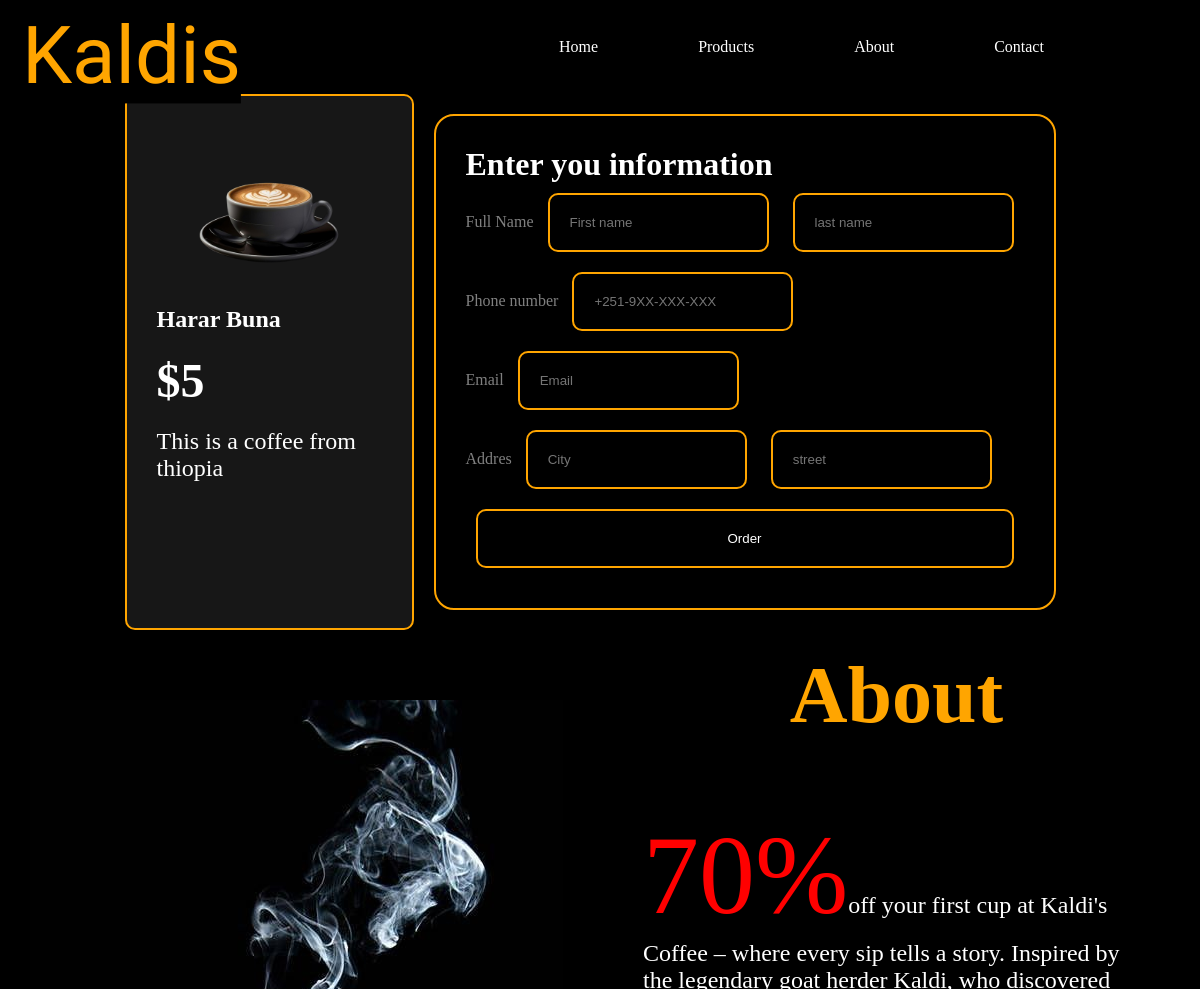
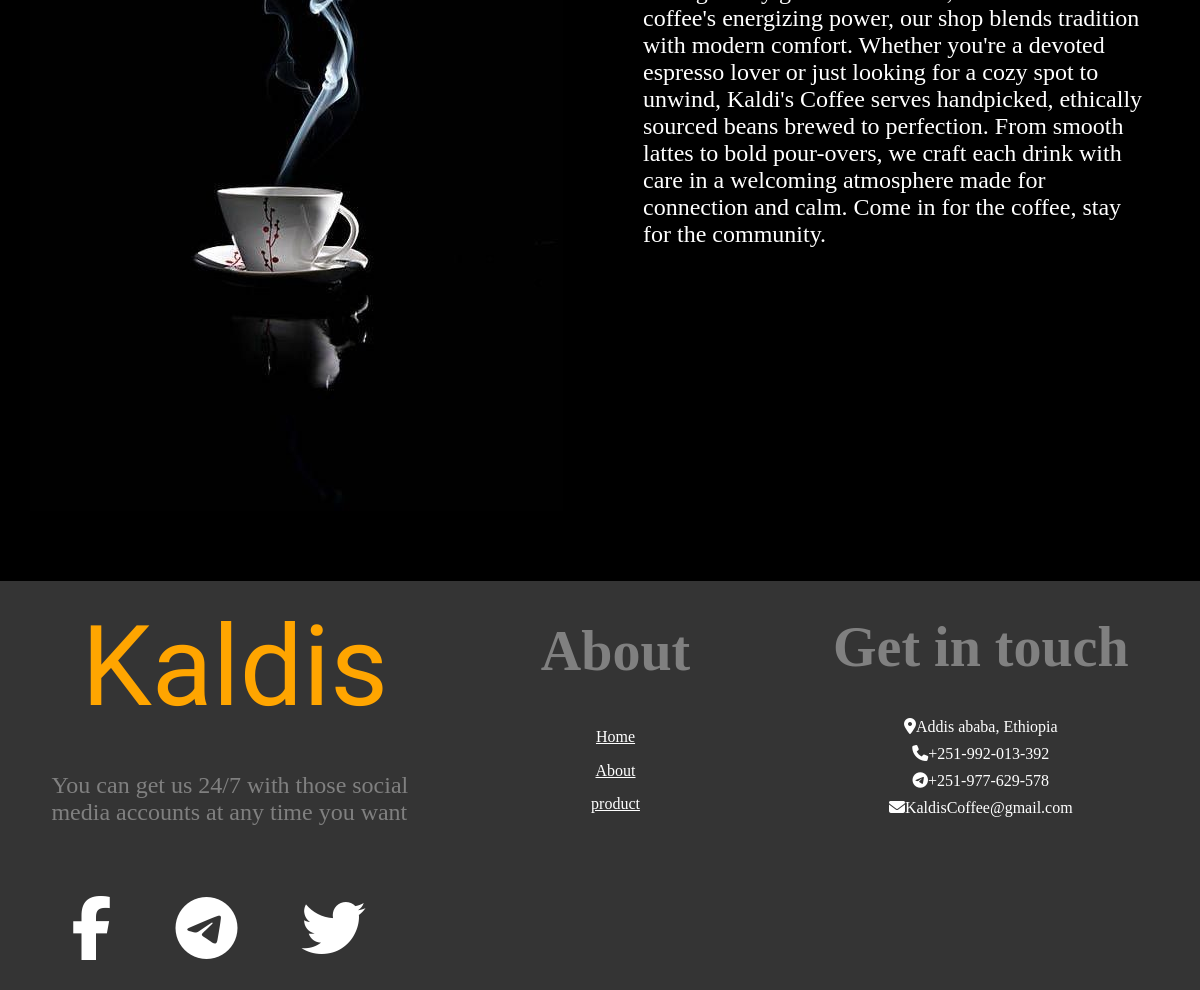
Screenshot of /order/1/ with the database file from the repository (2 pictures, top to bottom).
### products/models.py (models this page shows, shortened)
class products(models.Model):
    name = models.CharField(max_length=255)
    created_at = models.DateTimeField(auto_now_add=True)
    price = models.CharField(max_length=10, default='$')
    description = models.CharField(max_length=255, default='')
    img2 = models.ImageField(default='fallback.png', blank=True)

### coffe/views.py (the view)
# urls.py: path('order/<int:product_id>/', views.order, name = 'order'),
def order(request, product_id):
    product = get_object_or_404(products, id=product_id)
    return render (request, 'orders.html',{'product':product})

### templates/orders.html (shortened to what this page needs)
{% extends "layout.html" %}
{%block content%}
<div class="order">
<div class="order_content">
    <div class="selected_product">
        <img src="{{product.img2.url}}" alt="" height = "150">
        <h2>{{product.name}}</h2>
        <h3>{{product.price}}</h3>
        <p>{{product.description}}</p>
    </div>
    <div class="personal_info">
        <form method="POST" action="{% url 'orders:update_orders' product.id %}" class="personal_info_form">
            <h1>Enter you information</h1>
            <div class="full_name">
                <label for="name">Full Name</label>
                <input type="text" placeholder="First name" name="name">
                <input type="text" placeholder="last name" name="M_name">
            </div>
            <div class="phone_number">
            <label for="phone">Phone number</label>
            <input type="phone2numeric" placeholder="+251-9XX-XXX-XXX" name =  'phone'>
            </div>
            <div class="email">
            <label for="email">Email</label>
            <input type="email" placeholder="Email" name= 'email'>
            </div>
            <div class="ship_add">
            <label for="addres">Addres</label>
            <input type="text" placeholder="City" name= 'address'>
            <input type="text" placeholder="street" name = 'street'>
            </div>
            <input type="submit" value="Order" class="order_button">
        </form>
    </div>
</div>
</div>
{% endblock %}

### static/css/style.css (style rules this page uses)
* { background-color: black; scroll-behavior: smooth; color: white; margin: 0; }
.order { display: flex; justify-content: center; align-items: center; }
.order_content { display: grid; grid-template-columns: 0.3fr 1fr; }
.selected_product { display: flex; flex-direction: column; background-color: rgb(23, 23, 23); border: 2px solid orange; border-radius: 10px; padding: 30px 30px; }
.selected_product * { background-color: rgb(23, 23, 23); color: white; margin: 10px 0px; font-size:1.5rem; }
.selected_product h3 { font-size:3rem; }
.personal_info { border: 2px solid orange; padding: 30px 30px; margin: 20px 20px; border-radius: 20px; }
.personal_info_form { display: flex; flex-direction: column; }
.personal_info_form h1 { color: white; font-family: cursive; }
.personal_info_form input { background-color: transparent; outline: none; border: 2px solid orange; padding: 20px 20px; margin: 10px 10px; border-radius:10px ; color: white; }
.personal_info_form label { color: gray; font-family: cursive; }

### rows the page displays
products: img2 (picture), name "Harar Buna", price "$5", description "This is a coffee from thiopia"
